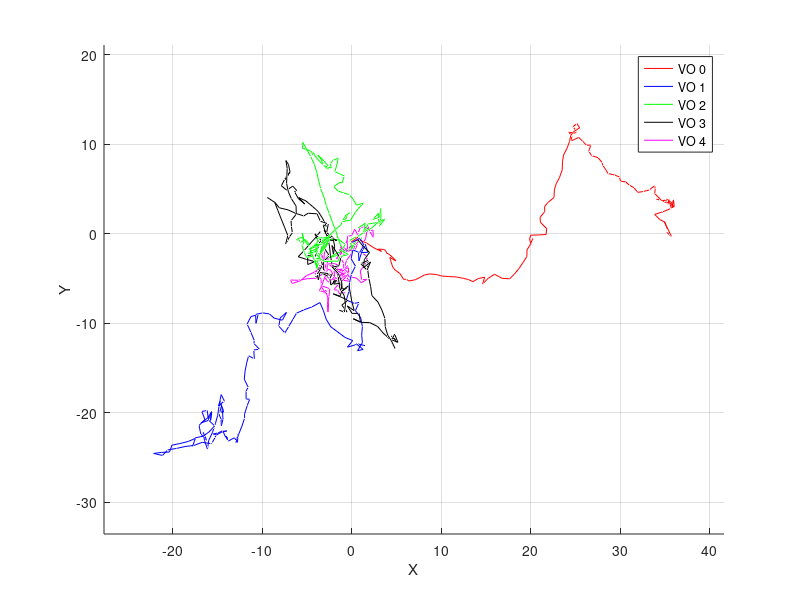
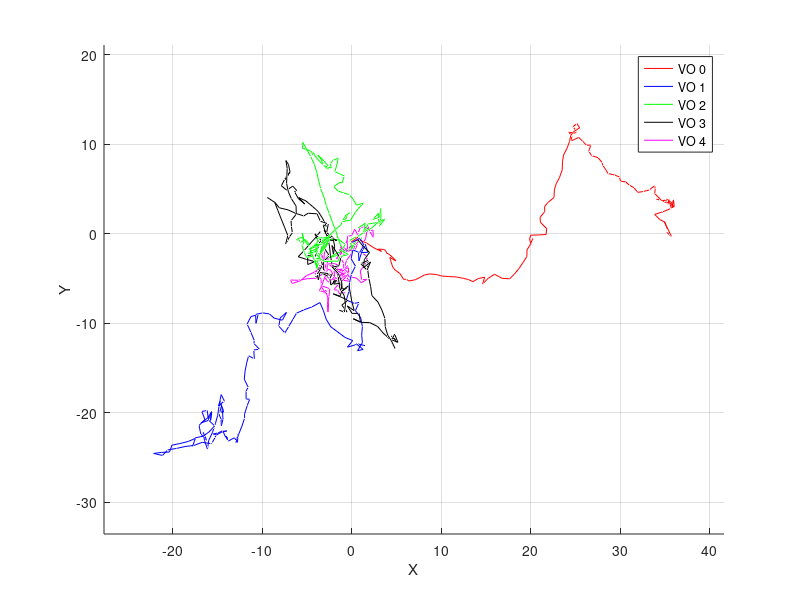

These charts were generated, in order, by the following MATLAB code:

load poses.mat

x_vo_0 = pose_0(:, 4);
y_vo_0 = pose_0(:, 8);
z_vo_0 = pose_0(:, 12);

x_vo_3 = pose_3(:, 4);
y_vo_3 = pose_3(:, 8);
z_vo_3 = pose_3(:, 12);

x_vo_6 = pose_6(:, 4);
y_vo_6 = pose_6(:, 8);
z_vo_6 = pose_6(:, 12);

x_vo_9 = pose_9(:, 4);
y_vo_9 = pose_9(:, 8);
z_vo_9 = pose_9(:, 12);

x_vo_12 = pose_12(:, 4);
y_vo_12 = pose_12(:, 8);
z_vo_12 = pose_12(:, 12);

figure, hold on,
l_0 = plot3(x_vo_0, y_vo_0, z_vo_0, 'r');
l_3 = plot3(x_vo_3, y_vo_3, z_vo_3, 'b');
l_6 = plot3(x_vo_6, y_vo_6, z_vo_6, 'g');
l_9 = plot3(x_vo_9, y_vo_9, z_vo_9, 'k');
l_12 = plot3(x_vo_12, y_vo_12, z_vo_12, 'm');
xlabel('X');
ylabel('Y');
zlabel('Z');
axis equal
grid on
legend([l_0, l_3, l_6, l_9, l_12], 'VO 0', 'VO 1', 'VO 2', 'VO 3', 'VO 4');
xlabel('X'); ylabel('Y'); zlabel('Z');

figure, hold on,
l_0 = plot3(x_vo_0, y_vo_0, z_vo_0, 'r');
l_3 = plot3(x_vo_3, y_vo_3, z_vo_3, 'b');
l_6 = plot3(x_vo_6, y_vo_6, z_vo_6, 'g');
l_9 = plot3(x_vo_9, y_vo_9, z_vo_9, 'k');
l_12 = plot3(x_vo_12, y_vo_12, z_vo_12, 'm');
xlabel('X');
ylabel('Y');
zlabel('Z');
axis equal
grid on
legend([l_0, l_3, l_6, l_9, l_12], 'VO 0', 'VO 1', 'VO 2', 'VO 3', 'VO 4');
xlabel('X'); ylabel('Y'); zlabel('Z');
